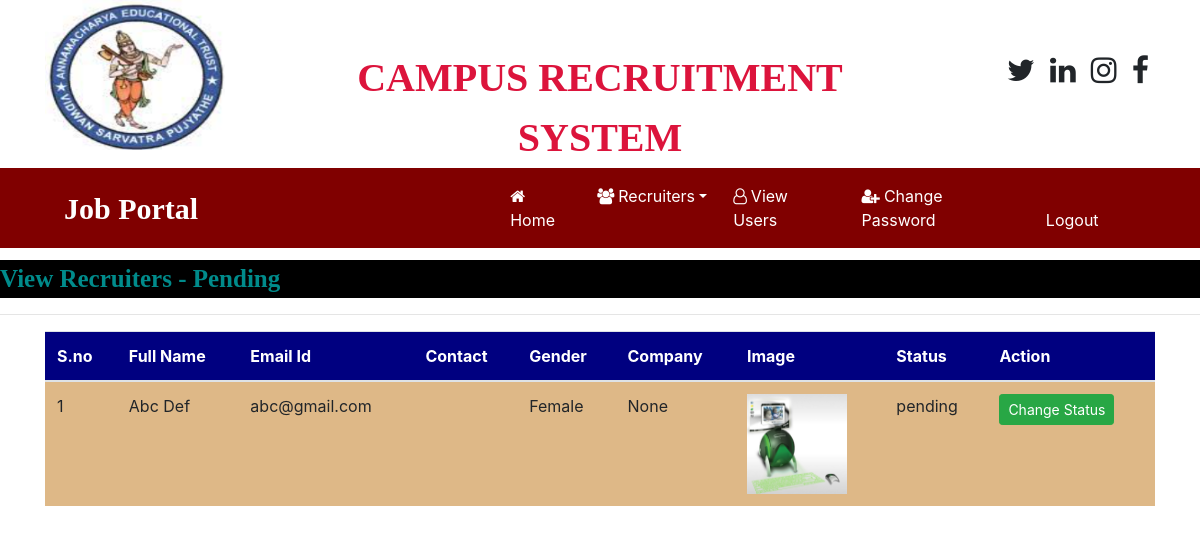
The app's page /recruiter_pending/ (signed in), older data.
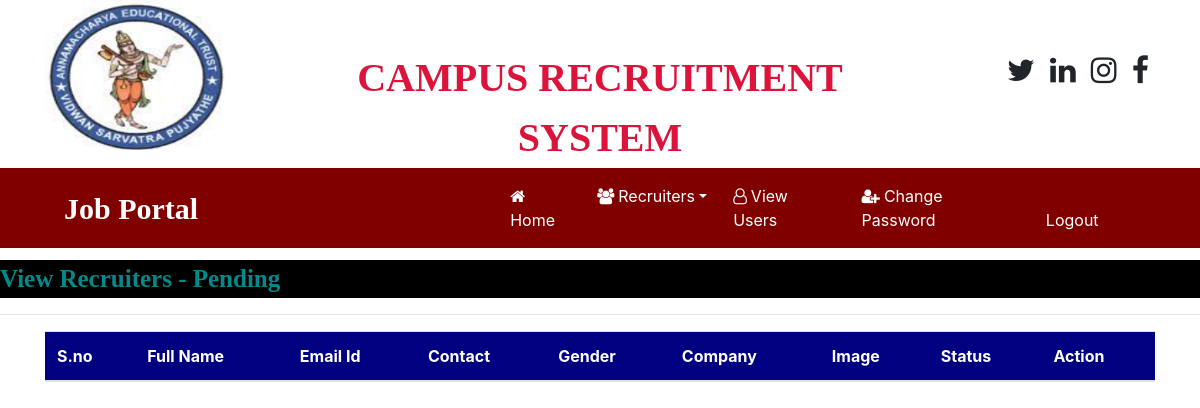
The same page, newer data.
### OnlinejobportalApp/models.py (models this page shows, shortened)
class Recruiter(models.Model):
	user =models.ForeignKey(User,on_delete=models.CASCADE)
	mobile = models.CharField(max_length=10,null=True)
	image= models.FileField(null=True)
	gender=models.CharField(max_length=10,null=True)
	company = models.CharField(max_length=100,null=True)
	type = models.CharField(max_length=10,null=True)
	status = models.CharField(max_length=20,null=True)

### OnlinejobportalApp/views.py (the view)
# urls.py: path('recruiter_pending/',views.recruiter_pending,name='recruiter_pending'),
def recruiter_pending(request):
	if not request.user.is_authenticated:
		return redirect('admin_login')
	data = Recruiter.objects.filter(status='pending')
	d={'data':data}
	return render(request,'html/recruiter_pending.html',d)

### OnlinejobportalApp/templates/html/recruiter_pending.html
{% load static %}
{% block body %}
{% include 'html/admin_navigation.html' %}
<marquee style="font-family: 'Algerian'; font-size: 25px; color: darkcyan; background-color: black;font-weight: bold;margin-top: 1%">
	View Recruiters - Pending
</marquee>
<hr>
<div class="container">
<table class="table table-hover" id="example">
	<thead>
		<tr style = "background-color: #000080;color:white">
			<th>S.no</th>
			<th>Full Name</th>
			<th>Email Id</th>
			<th>Contact</th>
			<th>Gender</th>
			<th>Company</th>
			<th>Image</th>
			<th>Status</th>
			<th>Action</th>
		</tr>
	</thead>
	<tbody>
		{% for i in data %}
		<tr style = "background-color: #DEB887">
			<td>{{forloop.counter}}</td>
			<td>{{i.user.first_name}} {{i.user.last_name}}</td>
			<td>{{i.user.username}}</td>
			<td>{{i.moblie}}</td>
			<td>{{i.gender}}</td>
			<td>{{i.company}}</td>
			<td><img src="{{i.image.url}}" style="height: 100px; width: 100px;"></td>
			<td>{{i.status}}</td>
			<td><a href="{% url 'change_status' i.id %}" class="btn btn-success btn-sm " >Change Status</a></td>
		</tr>
		{% endfor %}
	</tbody>
</table>
</div>
{% endblock %}

Row changes from the older to the newer data that the page shows:
removed Recruiter: user.first_name "Abc", user.last_name "Def", user.username "abc@gmail.com", gender "Female", company "None", image (picture), status "pending"
